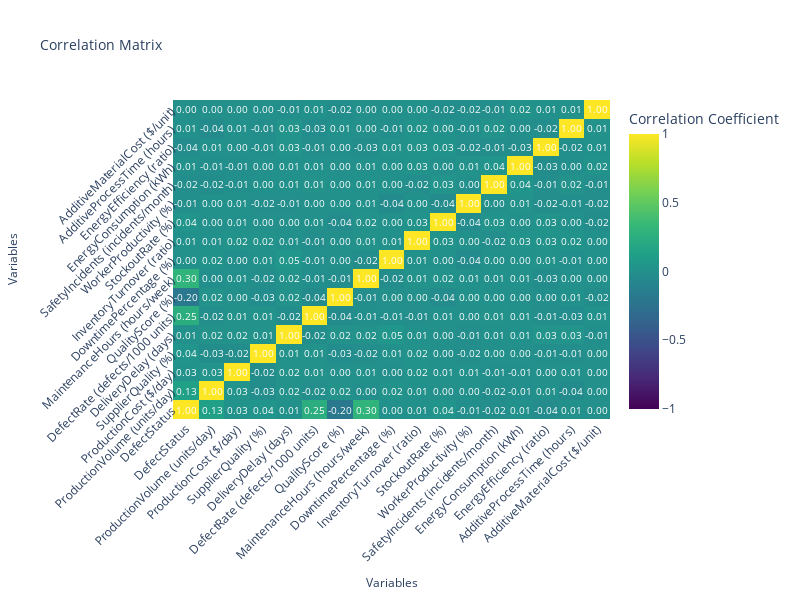

The code cell stored with this chart in its notebook:
### Code cell
import plotly.graph_objects as go

corr_matrix = df.corr()
fig = go.Figure(data=go.Heatmap(
    z=corr_matrix.values,
    x=corr_matrix.columns,
    y=corr_matrix.columns,
    colorscale='Viridis',
    colorbar=dict(title='Correlation Coefficient'),
    zmin=-1,
    zmax=1,
    text=corr_matrix.values, 
    texttemplate='%{text:.2f}', 
    textfont=dict(size=10, color='white')
))

fig.update_layout(
    title='Correlation Matrix',
    xaxis_title='Variables',
    yaxis_title='Variables',
    xaxis=dict(tickangle=-45),
    yaxis=dict(tickangle=-45),
    xaxis_title_font=dict(size=12),
    yaxis_title_font=dict(size=12),
    title_font=dict(size=14),
    width=800,  
    height=600  
)

# Show the plot
fig.show()

### Figure 1 — Plotly figure (JSON) as saved in the notebook; plotly's stock layout.template omitted (floating-point values rounded to 4 significant figures; data arrays with more than 128 entries replaced by an {"elided": "..."} marker saying what was removed)
{"data": [{"colorbar": {"title": {"text": "Correlation Coefficient"}}, "colorscale": [[0, "#440154"], [0.1111, "#482878"], [0.2222, "#3e4989"], [0.3333, "#31688e"], [0.4444, "#26828e"], [0.5556, "#1f9e89"], [0.6667, "#35b779"], [0.7778, "#6ece58"], [0.8889, "#b5de2b"], [1, "#fde725"]], "text": {"elided": "17x17 float values"}, "textfont": {"color": "white", "size": 10}, "texttemplate": "%{text:.2f}", "type": "heatmap", "x": ["DefectStatus", "ProductionVolume (units/day)", "ProductionCost ($/day)", "SupplierQuality (%)", "DeliveryDelay (days)", "DefectRate (defects/1000 units)", "QualityScore (%)", "MaintenanceHours (hours/week)", "DowntimePercentage (%)", "InventoryTurnover (ratio)", "StockoutRate (%)", "WorkerProductivity (%)", "SafetyIncidents (incidents/month)", "EnergyConsumption (kWh)", "EnergyEfficiency (ratio)", "AdditiveProcessTime (hours)", "AdditiveMaterialCost ($/unit)"], "y": ["DefectStatus", "ProductionVolume (units/day)", "ProductionCost ($/day)", "SupplierQuality (%)", "DeliveryDelay (days)", "DefectRate (defects/1000 units)", "QualityScore (%)", "MaintenanceHours (hours/week)", "DowntimePercentage (%)", "InventoryTurnover (ratio)", "StockoutRate (%)", "WorkerProductivity (%)", "SafetyIncidents (incidents/month)", "EnergyConsumption (kWh)", "EnergyEfficiency (ratio)", "AdditiveProcessTime (hours)", "AdditiveMaterialCost ($/unit)"], "z": {"elided": "17x17 float values"}, "zmax": 1, "zmin": -1}], "layout": {"height": 600, "title": {"font": {"size": 14}, "text": "Correlation Matrix"}, "width": 800, "xaxis": {"tickangle": -45, "title": {"font": {"size": 12}, "text": "Variables"}}, "yaxis": {"tickangle": -45, "title": {"font": {"size": 12}, "text": "Variables"}}}}
